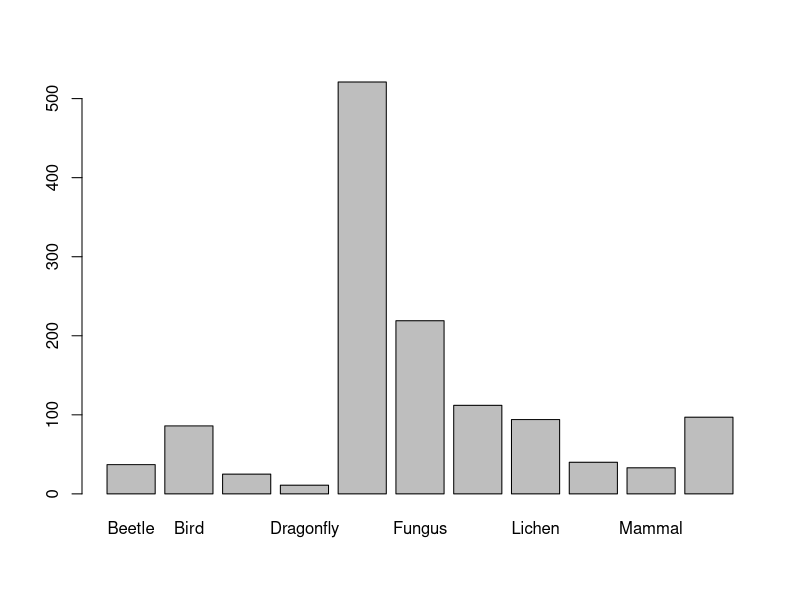
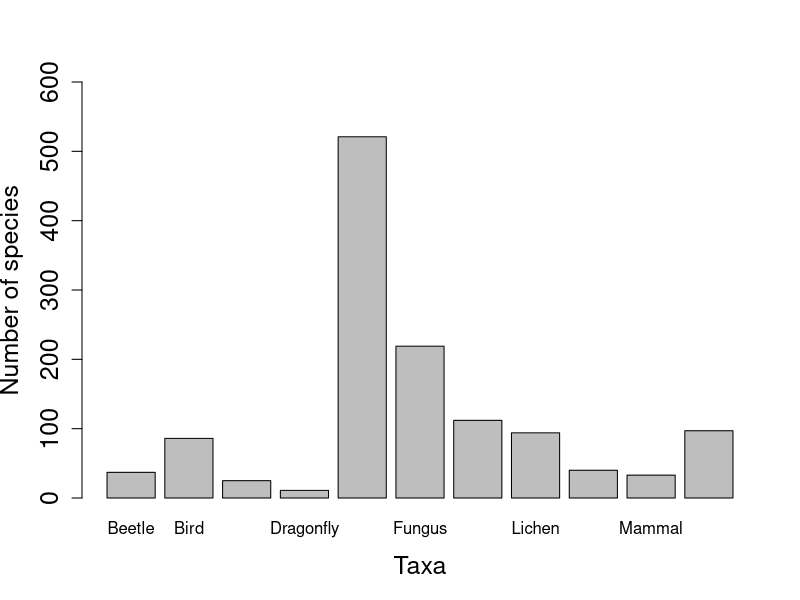
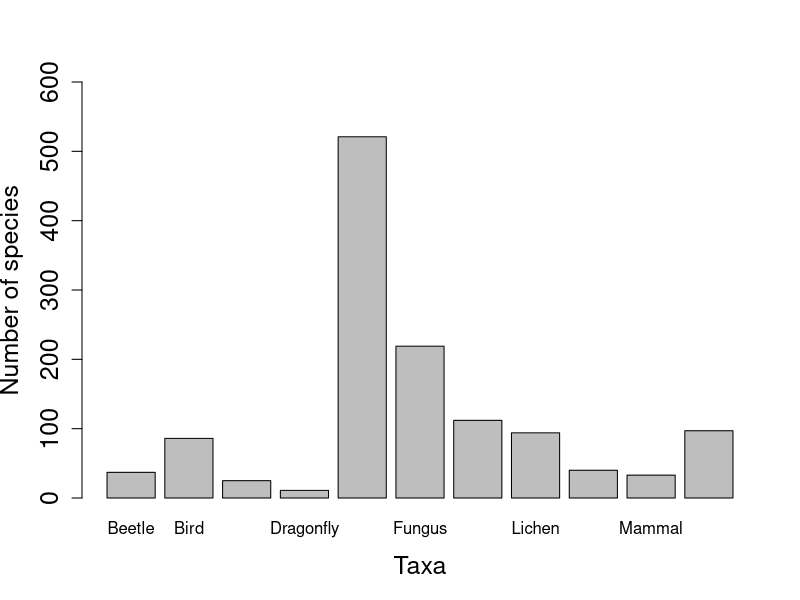

These figures' R source, in order:
# Importing Edinburgh Biodiversity Data, publicly available from the NBN Gateway https://data.nbn.org.uk/

setwd("02_troubleshooting")

# Add libraries for packages
library(dplyr)

# Insert code to import data here
edidiv <- read.csv("edidiv.csv")

# It's good practice to always check your imported data before starting analysis
head(edidiv)
tail(edidiv)
str(edidiv)
dim(edidiv)
summary(edidiv)

# We can create a vector (a series of values) listing how many species from each taxa have been recorded in Edinburgh
# We will filter out the data for each taxon group and then count the unique species within it
# Here we are only hinting to all the cool stuff we can do with dplyr - we will learn more in later tutorials.

Beetle <- filter(edidiv, taxonGroup == "Beetle")
Bird <- filter(edidiv, taxonGroup == "Bird")
Butterfly <- filter(edidiv, taxonGroup == "Butterfly")
Flowering.Plants <- filter(edidiv, taxonGroup == "Flowering.Plants")
Fungus <- filter(edidiv, taxonGroup == "Fungus")
Hymenopteran <- filter(edidiv, taxonGroup == "Hymenopteran")
Lichen <- filter(edidiv, taxonGroup == "Lichen")
Liverwort <- filter(edidiv, taxonGroup == "Liverwort")
Mammal <- filter(edidiv, taxonGroup == "Mammal")
Mollusc <- filter(edidiv, taxonGroup == "Mollusc")
Dragonfly <- filter(edidiv, taxonGroup == "Dragonfly")

# To find out the number of different species in each taxa, we will use the function unique() together (length)

a <- length(unique(Beetle$taxonName))
b <- length(unique(Bird$taxonName))
c <- length(unique(Butterfly$taxonName))
d <- length(unique(Dragonfly$taxonName))
e <- length(unique(Flowering.Plants$taxonName))
f <- length(unique(Fungus$taxonName))
g <- length(unique(Hymenopteran$taxonName))
h <- length(unique(Lichen$taxonName))
i <- length(unique(Liverwort$taxonName))
j <- length(unique(Mammal$taxonName))
k <- length(unique(Mollusc$taxonName))

# We can now combine all those object in one vector using the c() function and add labels using names() 
biodiv <- c(a,b,c,d,e,f,g,h,i,j,k)
names(biodiv) <- c("Beetle", 
                   "Bird", 
                   "Butterfly", 
                   "Dragonfly", 
                   "Flowering.Plants", 
                   "Fungus", 
                   "Hymenopteran", 
                   "Lichen", 
                   "Liverwort", 
                   "Mammal", 
                   "Mollusc")

# We have all the values now, so we can visualise them quickly with the barplot() function
barplot(biodiv)

# There's a few things not quite right that we should fix
# Add in axis titles 
# Make all column labels visible
# Set the limits for the y axis

# We also want to save our plot
png("barplot.png", width=1600, height=600)
barplot(biodiv, xlab="Taxa", ylab="Number of species", ylim=c(0,600), cex.axis=1.5, cex.lab=1.5)
dev.off()

# The plot has been saved in your working directory
# To confirm where that was, you can use getwd(), and to change it, you can use setwd()
getwd()

# This was a vector of values, each with a label, which is suitable when dealing with just one set of values
# In most cases you will have more variables and categories
# For that we will use data frames - we can save a data frame as a csv file to use again later

taxa <- c("Beetle", 
          "Bird", 
          "Butterfly", 
          "Dragonfly", 
          "Flowering.Plants", 
          "Fungus", 
          "Hymenopteran", 
          "Lichen", 
          "Liverwort", 
          "Mammal", 
          "Mollusc")
taxa_f <- factor(taxa)
richness <- c(a,b,c,d,e,f,g,h,i,j,k)
biodata <- data.frame(taxa_f, richness)
write.csv(biodata, file="biodata.csv")

# If we want to make the same barplot using the data frame, not the vector, we need to slightly change the code
# We need to tell the barplot() function exactly what we want it to plot, in our case the richness
png("barplot2.png", width=950, height=500)
barplot(biodata$richness, names.arg=c("Beetle", 
                                      "Bird", 
                                      "Butterfly", 
                                      "Dragonfly", 
                                      "Fl.Plants", 
                                      "Fungus", 
                                      "Hymenopteran", 
                                      "Lichen", 
                                      "Liverwort", 
                                      "Mammal", 
                                      "Mollusc"),
        xlab="Taxa", ylab="Number of species", ylim=c(0,600), cex.axis=1.5, cex.lab=1.5)
dev.off()

# In this tutorial we found out how many species from a range of taxa have been recorded in Edinburgh.

